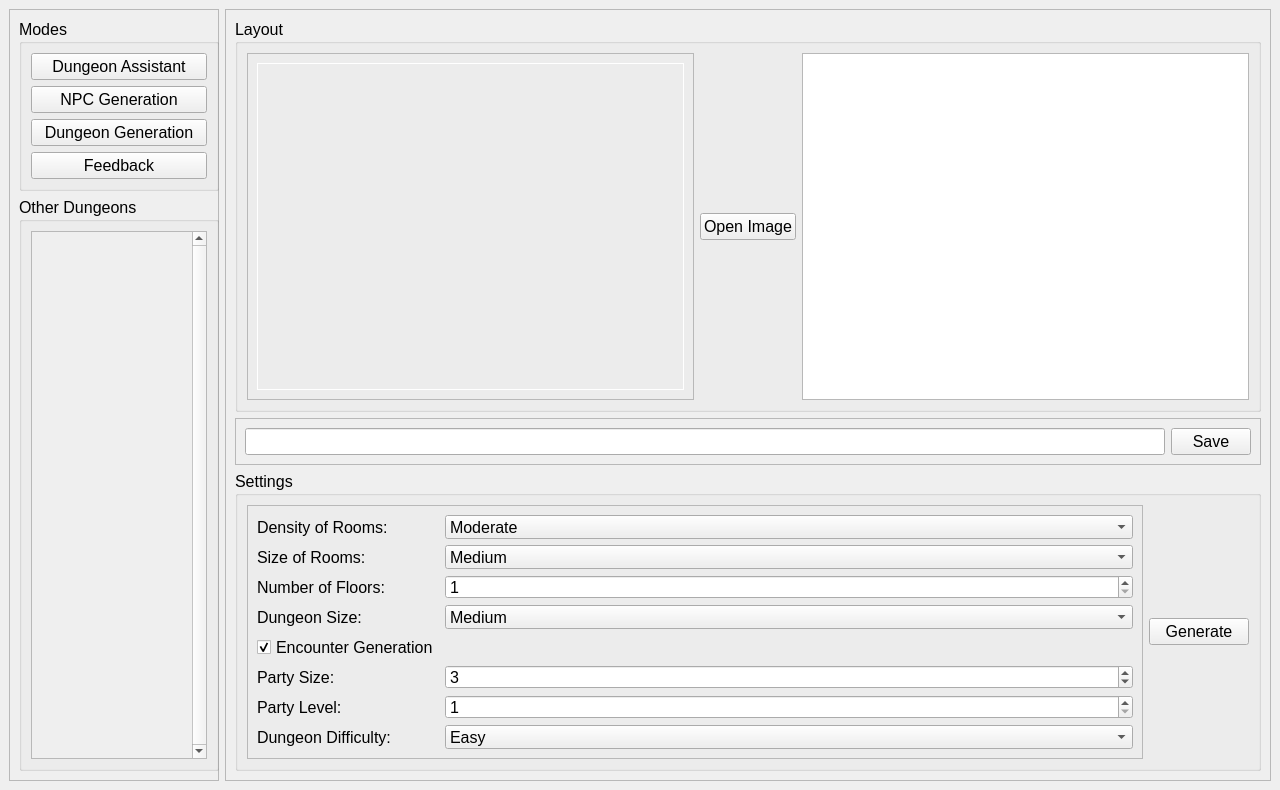
<?xml version="1.0" encoding="UTF-8"?>
<ui version="4.0">
 <class>MainWindow</class>
 <widget class="QMainWindow" name="MainWindow">
  <property name="geometry">
   <rect>
    <x>0</x>
    <y>0</y>
    <width>1280</width>
    <height>790</height>
   </rect>
  </property>
  <property name="sizePolicy">
   <sizepolicy hsizetype="Fixed" vsizetype="Fixed">
    <horstretch>5</horstretch>
    <verstretch>0</verstretch>
   </sizepolicy>
  </property>
  <property name="minimumSize">
   <size>
    <width>1280</width>
    <height>790</height>
   </size>
  </property>
  <property name="maximumSize">
   <size>
    <width>1280</width>
    <height>790</height>
   </size>
  </property>
  <property name="font">
   <font>
    <pointsize>12</pointsize>
   </font>
  </property>
  <property name="windowTitle">
   <string>Dungeon Assistant</string>
  </property>
  <widget class="QWidget" name="centralwidget">
   <layout class="QGridLayout" name="gridLayout">
    <item row="0" column="1">
     <widget class="QFrame" name="frame">
      <property name="maximumSize">
       <size>
        <width>210</width>
        <height>16777215</height>
       </size>
      </property>
      <property name="frameShape">
       <enum>QFrame::StyledPanel</enum>
      </property>
      <property name="frameShadow">
       <enum>QFrame::Raised</enum>
      </property>
      <layout class="QVBoxLayout" name="verticalLayout_6">
       <item>
        <widget class="QGroupBox" name="groupBox">
         <property name="sizePolicy">
          <sizepolicy hsizetype="Preferred" vsizetype="Preferred">
           <horstretch>0</horstretch>
           <verstretch>0</verstretch>
          </sizepolicy>
         </property>
         <property name="minimumSize">
          <size>
           <width>200</width>
           <height>0</height>
          </size>
         </property>
         <property name="maximumSize">
          <size>
           <width>200</width>
           <height>200</height>
          </size>
         </property>
         <property name="sizeIncrement">
          <size>
           <width>5</width>
           <height>2</height>
          </size>
         </property>
         <property name="baseSize">
          <size>
           <width>100</width>
           <height>0</height>
          </size>
         </property>
         <property name="title">
          <string>Modes</string>
         </property>
         <layout class="QVBoxLayout" name="verticalLayout">
          <item>
           <widget class="QPushButton" name="pushButton">
            <property name="text">
             <string>Dungeon Assistant</string>
            </property>
           </widget>
          </item>
          <item>
           <widget class="QPushButton" name="pushButton_2">
            <property name="text">
             <string>NPC Generation</string>
            </property>
           </widget>
          </item>
          <item>
           <widget class="QPushButton" name="pushButton_3">
            <property name="text">
             <string>Dungeon Generation</string>
            </property>
           </widget>
          </item>
          <item>
           <widget class="QPushButton" name="pushButton_4">
            <property name="text">
             <string>Feedback</string>
            </property>
           </widget>
          </item>
         </layout>
        </widget>
       </item>
       <item>
        <widget class="QGroupBox" name="previousDungeonBox">
         <property name="minimumSize">
          <size>
           <width>200</width>
           <height>0</height>
          </size>
         </property>
         <property name="maximumSize">
          <size>
           <width>200</width>
           <height>16777215</height>
          </size>
         </property>
         <property name="title">
          <string>Other Dungeons</string>
         </property>
         <layout class="QVBoxLayout" name="verticalLayout_10">
          <item>
           <widget class="QScrollArea" name="prevFloorScrollBox">
            <property name="maximumSize">
             <size>
              <width>200</width>
              <height>16777215</height>
             </size>
            </property>
            <property name="verticalScrollBarPolicy">
             <enum>Qt::ScrollBarAlwaysOn</enum>
            </property>
            <property name="horizontalScrollBarPolicy">
             <enum>Qt::ScrollBarAlwaysOff</enum>
            </property>
            <property name="widgetResizable">
             <bool>true</bool>
            </property>
            <widget class="QWidget" name="scrollAreaWidgetContents">
             <property name="geometry">
              <rect>
               <x>0</x>
               <y>0</y>
               <width>161</width>
               <height>540</height>
              </rect>
             </property>
             <layout class="QVBoxLayout" name="verticalLayout_11">
              <property name="spacing">
               <number>0</number>
              </property>
              <property name="leftMargin">
               <number>0</number>
              </property>
              <property name="topMargin">
               <number>0</number>
              </property>
              <property name="rightMargin">
               <number>0</number>
              </property>
              <property name="bottomMargin">
               <number>0</number>
              </property>
              <item>
               <layout class="QVBoxLayout" name="layoutArea">
                <property name="spacing">
                 <number>0</number>
                </property>
                <item>
                 <spacer name="verticalSpacer">
                  <property name="orientation">
                   <enum>Qt::Vertical</enum>
                  </property>
                  <property name="sizeHint" stdset="0">
                   <size>
                    <width>20</width>
                    <height>40</height>
                   </size>
                  </property>
                 </spacer>
                </item>
               </layout>
              </item>
             </layout>
            </widget>
           </widget>
          </item>
         </layout>
        </widget>
       </item>
      </layout>
     </widget>
    </item>
    <item row="0" column="2">
     <widget class="QFrame" name="frame_2">
      <property name="frameShape">
       <enum>QFrame::StyledPanel</enum>
      </property>
      <property name="frameShadow">
       <enum>QFrame::Raised</enum>
      </property>
      <layout class="QVBoxLayout" name="verticalLayout_9">
       <item>
        <widget class="QGroupBox" name="dungeonDisplayBox">
         <property name="minimumSize">
          <size>
           <width>500</width>
           <height>0</height>
          </size>
         </property>
         <property name="title">
          <string>Layout</string>
         </property>
         <layout class="QHBoxLayout" name="horizontalLayout_6">
          <item>
           <widget class="QFrame" name="frame_5">
            <property name="minimumSize">
             <size>
              <width>300</width>
              <height>0</height>
             </size>
            </property>
            <property name="frameShape">
             <enum>QFrame::StyledPanel</enum>
            </property>
            <property name="frameShadow">
             <enum>QFrame::Raised</enum>
            </property>
            <layout class="QHBoxLayout" name="horizontalLayout_3">
             <item>
              <widget class="QLabel" name="dungeonImageLabel">
               <property name="sizePolicy">
                <sizepolicy hsizetype="MinimumExpanding" vsizetype="MinimumExpanding">
                 <horstretch>0</horstretch>
                 <verstretch>0</verstretch>
                </sizepolicy>
               </property>
               <property name="minimumSize">
                <size>
                 <width>0</width>
                 <height>0</height>
                </size>
               </property>
               <property name="palette">
                <palette>
                 <active>
                  <colorrole role="WindowText">
                   <brush brushstyle="SolidPattern">
                    <color alpha="255">
                     <red>255</red>
                     <green>255</green>
                     <blue>255</blue>
                    </color>
                   </brush>
                  </colorrole>
                  <colorrole role="Button">
                   <brush brushstyle="SolidPattern">
                    <color alpha="255">
                     <red>0</red>
                     <green>0</green>
                     <blue>0</blue>
                    </color>
                   </brush>
                  </colorrole>
                  <colorrole role="Light">
                   <brush brushstyle="SolidPattern">
                    <color alpha="255">
                     <red>0</red>
                     <green>0</green>
                     <blue>0</blue>
                    </color>
                   </brush>
                  </colorrole>
                  <colorrole role="Midlight">
                   <brush brushstyle="SolidPattern">
                    <color alpha="255">
                     <red>0</red>
                     <green>0</green>
                     <blue>0</blue>
                    </color>
                   </brush>
                  </colorrole>
                  <colorrole role="Dark">
                   <brush brushstyle="SolidPattern">
                    <color alpha="255">
                     <red>0</red>
                     <green>0</green>
                     <blue>0</blue>
                    </color>
                   </brush>
                  </colorrole>
                  <colorrole role="Mid">
                   <brush brushstyle="SolidPattern">
                    <color alpha="255">
                     <red>0</red>
                     <green>0</green>
                     <blue>0</blue>
                    </color>
                   </brush>
                  </colorrole>
                  <colorrole role="Text">
                   <brush brushstyle="SolidPattern">
                    <color alpha="255">
                     <red>255</red>
                     <green>255</green>
                     <blue>255</blue>
                    </color>
                   </brush>
                  </colorrole>
                  <colorrole role="BrightText">
                   <brush brushstyle="SolidPattern">
                    <color alpha="255">
                     <red>255</red>
                     <green>255</green>
                     <blue>255</blue>
                    </color>
                   </brush>
                  </colorrole>
                  <colorrole role="ButtonText">
                   <brush brushstyle="SolidPattern">
                    <color alpha="255">
                     <red>255</red>
                     <green>255</green>
                     <blue>255</blue>
                    </color>
                   </brush>
                  </colorrole>
                  <colorrole role="Base">
                   <brush brushstyle="SolidPattern">
                    <color alpha="255">
                     <red>0</red>
                     <green>0</green>
                     <blue>0</blue>
                    </color>
                   </brush>
                  </colorrole>
                  <colorrole role="Window">
                   <brush brushstyle="SolidPattern">
                    <color alpha="255">
                     <red>0</red>
                     <green>0</green>
                     <blue>0</blue>
                    </color>
                   </brush>
                  </colorrole>
                  <colorrole role="Shadow">
                   <brush brushstyle="SolidPattern">
                    <color alpha="255">
                     <red>0</red>
                     <green>0</green>
                     <blue>0</blue>
                    </color>
                   </brush>
                  </colorrole>
                  <colorrole role="LinkVisited">
                   <brush brushstyle="SolidPattern">
                    <color alpha="255">
                     <red>0</red>
                     <green>0</green>
                     <blue>0</blue>
                    </color>
                   </brush>
                  </colorrole>
                  <colorrole role="AlternateBase">
                   <brush brushstyle="SolidPattern">
                    <color alpha="255">
                     <red>0</red>
                     <green>0</green>
                     <blue>0</blue>
                    </color>
                   </brush>
                  </colorrole>
                  <colorrole role="ToolTipBase">
                   <brush brushstyle="SolidPattern">
                    <color alpha="255">
                     <red>0</red>
                     <green>0</green>
                     <blue>0</blue>
                    </color>
                   </brush>
                  </colorrole>
                  <colorrole role="ToolTipText">
                   <brush brushstyle="SolidPattern">
                    <color alpha="255">
                     <red>0</red>
                     <green>0</green>
                     <blue>0</blue>
                    </color>
                   </brush>
                  </colorrole>
                 </active>
                 <inactive>
                  <colorrole role="WindowText">
                   <brush brushstyle="SolidPattern">
                    <color alpha="255">
                     <red>255</red>
                     <green>255</green>
                     <blue>255</blue>
                    </color>
                   </brush>
                  </colorrole>
                  <colorrole role="Button">
                   <brush brushstyle="SolidPattern">
                    <color alpha="255">
                     <red>0</red>
                     <green>0</green>
                     <blue>0</blue>
                    </color>
                   </brush>
                  </colorrole>
                  <colorrole role="Light">
                   <brush brushstyle="SolidPattern">
                    <color alpha="255">
                     <red>0</red>
                     <green>0</green>
                     <blue>0</blue>
                    </color>
                   </brush>
                  </colorrole>
                  <colorrole role="Midlight">
                   <brush brushstyle="SolidPattern">
                    <color alpha="255">
                     <red>0</red>
                     <green>0</green>
                     <blue>0</blue>
                    </color>
                   </brush>
                  </colorrole>
                  <colorrole role="Dark">
                   <brush brushstyle="SolidPattern">
                    <color alpha="255">
                     <red>0</red>
                     <green>0</green>
                     <blue>0</blue>
                    </color>
                   </brush>
                  </colorrole>
                  <colorrole role="Mid">
                   <brush brushstyle="SolidPattern">
                    <color alpha="255">
                     <red>0</red>
                     <green>0</green>
                     <blue>0</blue>
                    </color>
                   </brush>
                  </colorrole>
                  <colorrole role="Text">
                   <brush brushstyle="SolidPattern">
                    <color alpha="255">
                     <red>255</red>
                     <green>255</green>
                     <blue>255</blue>
                    </color>
                   </brush>
                  </colorrole>
                  <colorrole role="BrightText">
                   <brush brushstyle="SolidPattern">
                    <color alpha="255">
                     <red>255</red>
                     <green>255</green>
                     <blue>255</blue>
                    </color>
                   </brush>
                  </colorrole>
                  <colorrole role="ButtonText">
                   <brush brushstyle="SolidPattern">
                    <color alpha="255">
                     <red>255</red>
                     <green>255</green>
                     <blue>255</blue>
                    </color>
                   </brush>
                  </colorrole>
                  <colorrole role="Base">
                   <brush brushstyle="SolidPattern">
                    <color alpha="255">
                     <red>0</red>
                     <green>0</green>
                     <blue>0</blue>
                    </color>
                   </brush>
                  </colorrole>
                  <colorrole role="Window">
                   <brush brushstyle="SolidPattern">
                    <color alpha="255">
                     <red>0</red>
                     <green>0</green>
                     <blue>0</blue>
                    </color>
                   </brush>
                  </colorrole>
                  <colorrole role="Shadow">
                   <brush brushstyle="SolidPattern">
                    <color alpha="255">
                     <red>0</red>
                     <green>0</green>
                     <blue>0</blue>
                    </color>
                   </brush>
                  </colorrole>
                  <colorrole role="LinkVisited">
                   <brush brushstyle="SolidPattern">
                    <color alpha="255">
                     <red>0</red>
                     <green>0</green>
                     <blue>0</blue>
                    </color>
                   </brush>
                  </colorrole>
                  <colorrole role="AlternateBase">
                   <brush brushstyle="SolidPattern">
                    <color alpha="255">
                     <red>0</red>
                     <green>0</green>
                     <blue>0</blue>
                    </color>
                   </brush>
                  </colorrole>
                  <colorrole role="ToolTipBase">
                   <brush brushstyle="SolidPattern">
                    <color alpha="255">
                     <red>0</red>
                     <green>0</green>
                     <blue>0</blue>
                    </color>
                   </brush>
                  </colorrole>
                  <colorrole role="ToolTipText">
                   <brush brushstyle="SolidPattern">
                    <color alpha="255">
                     <red>0</red>
                     <green>0</green>
                     <blue>0</blue>
                    </color>
                   </brush>
                  </colorrole>
                 </inactive>
                 <disabled>
                  <colorrole role="WindowText">
                   <brush brushstyle="SolidPattern">
                    <color alpha="255">
                     <red>0</red>
                     <green>0</green>
                     <blue>0</blue>
                    </color>
                   </brush>
                  </colorrole>
                  <colorrole role="Button">
                   <brush brushstyle="SolidPattern">
                    <color alpha="255">
                     <red>0</red>
                     <green>0</green>
                     <blue>0</blue>
                    </color>
                   </brush>
                  </colorrole>
                  <colorrole role="Light">
                   <brush brushstyle="SolidPattern">
                    <color alpha="255">
                     <red>0</red>
                     <green>0</green>
                     <blue>0</blue>
                    </color>
                   </brush>
                  </colorrole>
                  <colorrole role="Midlight">
                   <brush brushstyle="SolidPattern">
                    <color alpha="255">
                     <red>0</red>
                     <green>0</green>
                     <blue>0</blue>
                    </color>
                   </brush>
                  </colorrole>
                  <colorrole role="Dark">
                   <brush brushstyle="SolidPattern">
                    <color alpha="255">
                     <red>0</red>
                     <green>0</green>
                     <blue>0</blue>
                    </color>
                   </brush>
                  </colorrole>
                  <colorrole role="Mid">
                   <brush brushstyle="SolidPattern">
                    <color alpha="255">
                     <red>0</red>
                     <green>0</green>
                     <blue>0</blue>
                    </color>
                   </brush>
                  </colorrole>
                  <colorrole role="Text">
                   <brush brushstyle="SolidPattern">
                    <color alpha="255">
                     <red>0</red>
                     <green>0</green>
                     <blue>0</blue>
                    </color>
                   </brush>
                  </colorrole>
                  <colorrole role="BrightText">
                   <brush brushstyle="SolidPattern">
                    <color alpha="255">
                     <red>255</red>
                     <green>255</green>
                     <blue>255</blue>
                    </color>
                   </brush>
                  </colorrole>
                  <colorrole role="ButtonText">
                   <brush brushstyle="SolidPattern">
                    <color alpha="255">
                     <red>0</red>
                     <green>0</green>
                     <blue>0</blue>
                    </color>
                   </brush>
                  </colorrole>
                  <colorrole role="Base">
                   <brush brushstyle="SolidPattern">
                    <color alpha="255">
                     <red>0</red>
                     <green>0</green>
                     <blue>0</blue>
                    </color>
                   </brush>
                  </colorrole>
                  <colorrole role="Window">
                   <brush brushstyle="SolidPattern">
                    <color alpha="255">
                     <red>0</red>
                     <green>0</green>
                     <blue>0</blue>
                    </color>
                   </brush>
                  </colorrole>
                  <colorrole role="Shadow">
                   <brush brushstyle="SolidPattern">
                    <color alpha="255">
                     <red>0</red>
                     <green>0</green>
                     <blue>0</blue>
                    </color>
                   </brush>
                  </colorrole>
                  <colorrole role="LinkVisited">
                   <brush brushstyle="SolidPattern">
                    <color alpha="255">
                     <red>0</red>
                     <green>0</green>
                     <blue>0</blue>
                    </color>
                   </brush>
                  </colorrole>
                  <colorrole role="AlternateBase">
                   <brush brushstyle="SolidPattern">
                    <color alpha="255">
                     <red>0</red>
                     <green>0</green>
                     <blue>0</blue>
                    </color>
                   </brush>
                  </colorrole>
                  <colorrole role="ToolTipBase">
                   <brush brushstyle="SolidPattern">
                    <color alpha="255">
                     <red>0</red>
                     <green>0</green>
                     <blue>0</blue>
                    </color>
                   </brush>
                  </colorrole>
                  <colorrole role="ToolTipText">
                   <brush brushstyle="SolidPattern">
                    <color alpha="255">
                     <red>0</red>
                     <green>0</green>
                     <blue>0</blue>
                    </color>
                   </brush>
                  </colorrole>
                 </disabled>
                </palette>
               </property>
               <property name="frameShape">
                <enum>QFrame::Box</enum>
               </property>
               <property name="text">
                <string/>
               </property>
               <property name="scaledContents">
                <bool>true</bool>
               </property>
              </widget>
             </item>
            </layout>
           </widget>
          </item>
          <item>
           <widget class="QPushButton" name="OpenImage">
            <property name="text">
             <string>Open Image</string>
            </property>
           </widget>
          </item>
          <item>
           <widget class="QTextBrowser" name="encounterTextBrowser">
            <property name="openExternalLinks">
             <bool>true</bool>
            </property>
           </widget>
          </item>
         </layout>
        </widget>
       </item>
       <item>
        <widget class="QFrame" name="frame_4">
         <property name="frameShape">
          <enum>QFrame::StyledPanel</enum>
         </property>
         <property name="frameShadow">
          <enum>QFrame::Raised</enum>
         </property>
         <layout class="QHBoxLayout" name="horizontalLayout_2">
          <item>
           <widget class="QLineEdit" name="DungeonNameLineEdit"/>
          </item>
          <item>
           <widget class="QPushButton" name="saveDungeonPushButton">
            <property name="text">
             <string>Save</string>
            </property>
           </widget>
          </item>
         </layout>
        </widget>
       </item>
       <item>
        <widget class="QGroupBox" name="dungeonGenSettingBox">
         <property name="maximumSize">
          <size>
           <width>16777215</width>
           <height>300</height>
          </size>
         </property>
         <property name="title">
          <string>Settings</string>
         </property>
         <layout class="QHBoxLayout" name="horizontalLayout">
          <item>
           <widget class="QFrame" name="frame_3">
            <property name="frameShape">
             <enum>QFrame::StyledPanel</enum>
            </property>
            <property name="frameShadow">
             <enum>QFrame::Raised</enum>
            </property>
            <layout class="QFormLayout" name="formLayout">
             <item row="0" column="0">
              <widget class="QLabel" name="DensityOfRoomsLabel">
               <property name="text">
                <string>Density of Rooms:</string>
               </property>
              </widget>
             </item>
             <item row="0" column="1">
              <widget class="QComboBox" name="roomDensityComboBox">
               <item>
                <property name="text">
                 <string>Moderate</string>
                </property>
               </item>
               <item>
                <property name="text">
                 <string>Sparse</string>
                </property>
               </item>
               <item>
                <property name="text">
                 <string>Dense</string>
                </property>
               </item>
              </widget>
             </item>
             <item row="1" column="0">
              <widget class="QLabel" name="SizeOfRoomsLabel">
               <property name="text">
                <string>Size of Rooms:</string>
               </property>
              </widget>
             </item>
             <item row="1" column="1">
              <widget class="QComboBox" name="roomSizeComboBox">
               <item>
                <property name="text">
                 <string>Medium</string>
                </property>
               </item>
               <item>
                <property name="text">
                 <string>Small</string>
                </property>
               </item>
               <item>
                <property name="text">
                 <string>Large</string>
                </property>
               </item>
               <item>
                <property name="text">
                 <string>Ballroom</string>
                </property>
               </item>
               <item>
                <property name="text">
                 <string>Varied</string>
                </property>
               </item>
              </widget>
             </item>
             <item row="4" column="0">
              <widget class="QLabel" name="FloorAboveorBelowLabel">
               <property name="text">
                <string>Number of Floors: </string>
               </property>
              </widget>
             </item>
             <item row="8" column="0">
              <widget class="QLabel" name="DungeonSizeLabel">
               <property name="text">
                <string>Dungeon Size:</string>
               </property>
              </widget>
             </item>
             <item row="8" column="1">
              <widget class="QComboBox" name="dungeonSizeComboBox">
               <item>
                <property name="text">
                 <string>Medium</string>
                </property>
               </item>
               <item>
                <property name="text">
                 <string>Small</string>
                </property>
               </item>
               <item>
                <property name="text">
                 <string>Large</string>
                </property>
               </item>
               <item>
                <property name="text">
                 <string>Dangerous Size!!!!</string>
                </property>
               </item>
              </widget>
             </item>
             <item row="12" column="0">
              <widget class="QLabel" name="PartySizeLabel">
               <property name="text">
                <string>Party Size: </string>
               </property>
              </widget>
             </item>
             <item row="12" column="1">
              <widget class="QSpinBox" name="partySizeSpinBox">
               <property name="enabled">
                <bool>true</bool>
               </property>
               <property name="minimum">
                <number>1</number>
               </property>
               <property name="maximum">
                <number>15</number>
               </property>
               <property name="value">
                <number>3</number>
               </property>
              </widget>
             </item>
             <item row="13" column="0">
              <widget class="QLabel" name="PartyLevelLabel">
               <property name="text">
                <string>Party Level: </string>
               </property>
              </widget>
             </item>
             <item row="13" column="1">
              <widget class="QSpinBox" name="partyLevelSpinBox">
               <property name="minimum">
                <number>1</number>
               </property>
               <property name="maximum">
                <number>30</number>
               </property>
               <property name="value">
                <number>1</number>
               </property>
              </widget>
             </item>
             <item row="14" column="0">
              <widget class="QLabel" name="DungeonDifficultyLabel">
               <property name="text">
                <string>Dungeon Difficulty:</string>
               </property>
              </widget>
             </item>
             <item row="14" column="1">
              <widget class="QComboBox" name="dungeonDifficultyComboBox">
               <item>
                <property name="text">
                 <string>Easy</string>
                </property>
               </item>
               <item>
                <property name="text">
                 <string>Medium</string>
                </property>
               </item>
               <item>
                <property name="text">
                 <string>Hard</string>
                </property>
               </item>
               <item>
                <property name="text">
                 <string>Deadly</string>
                </property>
               </item>
              </widget>
             </item>
             <item row="11" column="0">
              <widget class="QCheckBox" name="encounterGenCheckBox">
               <property name="enabled">
                <bool>true</bool>
               </property>
               <property name="text">
                <string>Encounter Generation</string>
               </property>
               <property name="checked">
                <bool>true</bool>
               </property>
              </widget>
             </item>
             <item row="4" column="1">
              <widget class="QSpinBox" name="numberOfFloorsSpinBox">
               <property name="minimum">
                <number>1</number>
               </property>
               <property name="maximum">
                <number>10</number>
               </property>
              </widget>
             </item>
            </layout>
           </widget>
          </item>
          <item>
           <widget class="QPushButton" name="generateButton">
            <property name="sizePolicy">
             <sizepolicy hsizetype="Preferred" vsizetype="Fixed">
              <horstretch>0</horstretch>
              <verstretch>0</verstretch>
             </sizepolicy>
            </property>
            <property name="maximumSize">
             <size>
              <width>100</width>
              <height>16777215</height>
             </size>
            </property>
            <property name="text">
             <string>Generate</string>
            </property>
           </widget>
          </item>
         </layout>
        </widget>
       </item>
      </layout>
     </widget>
    </item>
   </layout>
  </widget>
 </widget>
 <resources/>
 <connections/>
</ui>
